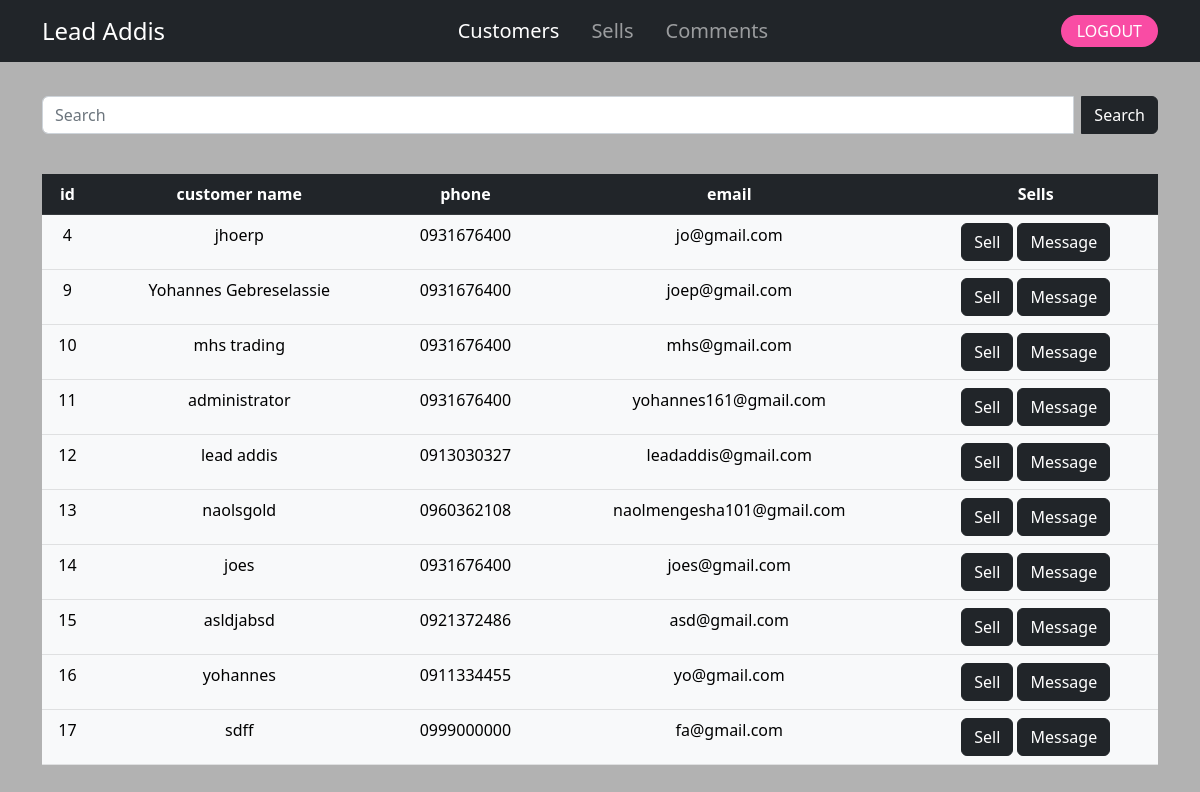
Page /admin/customers.php (signed in) on the committed database.
### tables this page shows
CREATE TABLE `users` (
  `id` int(11) NOT NULL,
  `phone` varchar(13) NOT NULL,
  `email` varchar(255) NOT NULL,
  `password` varchar(255) NOT NULL,
  `name` varchar(255) NOT NULL
);

### admin/customers.php (the view, shortened to what this page needs)
<?php
include "db_conn.php";
$user_id = $_SESSION['user_id'];
?>
<!DOCTYPE html>
<html lang="en">
<head>
   <link rel="stylesheet" type="text/css" href="https://cdnjs.cloudflare.com/ajax/libs/font-awesome/5.15.1/css/all.min.css">
  <link href="https://cdn.jsdelivr.net/npm/bootstrap@5.2.3/dist/css/bootstrap.min.css" rel="stylesheet">
  <link rel="stylesheet" href="https://cdnjs.cloudflare.com/ajax/libs/font-awesome/6.4.0/css/all.min.css" />
</head>
<body>
<nav class="navbar navbar-expand-lg  navbar-dark bg-dark fixed-top">
  <div class="container">
    <a class="navbar-brand fs-4" href="#">Lead Addis</a>
    <div class="sidebar offcanvas offcanvas-start text-bg-dark" tabindex="-1" id="offcanvasDarkNavbar" aria-labelledby="offcanvasDarkNavbarLabel">
      <div class="offcanvas-body d-flex flex-column flex-lg-row p-4 p-lg-0">
        <ul class="navbar-nav justify-content-center align-items-center fs-5 flex-grow-1 pe-3">
          <li class="nav-item mx-2">
            <a class="nav-link active" aria-current="page" href="customers.php">Customers</a>
          </li>
          <li class="nav-item mx-2">
            <a class="nav-link" href="status.php">Sells</a>
          </li>
          <li class="nav-item mx-2">
            <a class="nav-link " aria-current="page" href="comments.php">Comments</a>
          </li>
        </ul>
        <div class="d-flex justify-content-center flex-lg-row align-items-center gap-3">
            <a href="status.php?logout=<?php echo $user_id; ?>" class="text-white text-decoration-none px-3 py-1 rounded-4" style="background-color: #f94ca4">LOGOUT</a>
      </div>
    </div>
  </div>
</nav></br></br></br></br>
  <div class="container">
    <form class="d-flex" action="" method="GET">
      <div class="input-group mb-3">
        <input class="form-control me-2" name="search" type="text" value="<?php if(isset($_GET['search'])){echo $_GET['search']; } ?>" placeholder="Search" aria-label="Search">
        <button class="btn btn-dark" type="submit">Search</button>
       </div>
      </form></br>
    <table class="table table-hover text-center">
      <thead class="table-dark">
        <tr>
        <th scope="col">id</th>
          <th scope="col">customer name</th>
          <th scope="col">phone</th>
          <th scope="col">email</th>
          <th scope="col">Sells</th>
        </tr>
      </thead>
      <tbody>
        <?php
        $sql = "SELECT * FROM `users`";
        $result = mysqli_query($conn, $sql);
        while ($row = mysqli_fetch_assoc($result)) {
        ?>
          <tr class="table-light">
          <td><?php echo $row["id"] ?></td>
            <td><?php echo $row["name"] ?></td>
            <td><?php echo $row["phone"] ?></td>
            <td><?php echo $row["email"] ?></td>
            <td>
  <a href="sells.php?user_id=<?php echo urlencode($row["id"]); ?>" class="btn btn-dark">Sell</a>
  <a href="message.php?id=<?php echo urlencode($row["id"]); ?>" class="btn btn-dark">Message</a>
</td>
          </tr>
        <?php
        }
        ?>
      </tbody>
    </table>
  </div>
</body>
</html>

### admin/customers.php (style rules this page uses)
body { background: url('image/cloud.jpg') no-repeat center center fixed; background-size: cover; background-color: rgba(0, 0, 0, 0.3); }

### rows in the picture
users: id "4", name "jhoerp", phone "0931676400", email "jo@gmail.com"
users: id "9", name "Yohannes Gebreselassie", phone "0931676400", email "joep@gmail.com"
users: id "10", name "mhs trading", phone "0931676400", email "mhs@gmail.com"
users: id "11", name "administrator", phone "0931676400", email "yohannes161@gmail.com"
users: id "12", name "lead addis", phone "0913030327", email "leadaddis@gmail.com"
users: id "13", name "naolsgold", phone "0960362108", email "naolmengesha101@gmail.com"
users: id "14", name "joes", phone "0931676400", email "joes@gmail.com"
users: id "15", name "asldjabsd", phone "0921372486", email "asd@gmail.com"
users: id "16", name "yohannes", phone "0911334455", email "yo@gmail.com"
users: id "17", name "sdff", phone "0999000000", email "fa@gmail.com"
